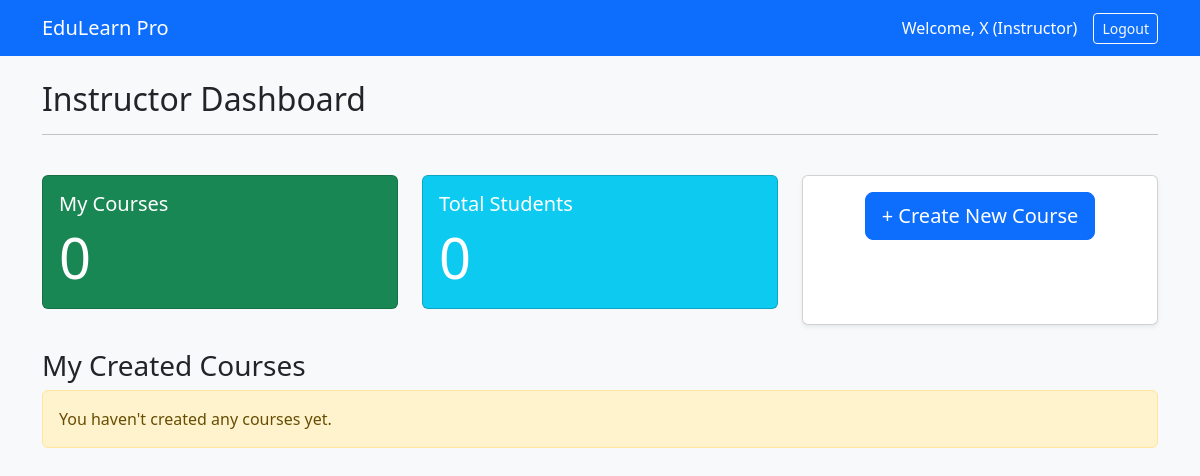
Before: /dashboard (signed in) with the older database file.
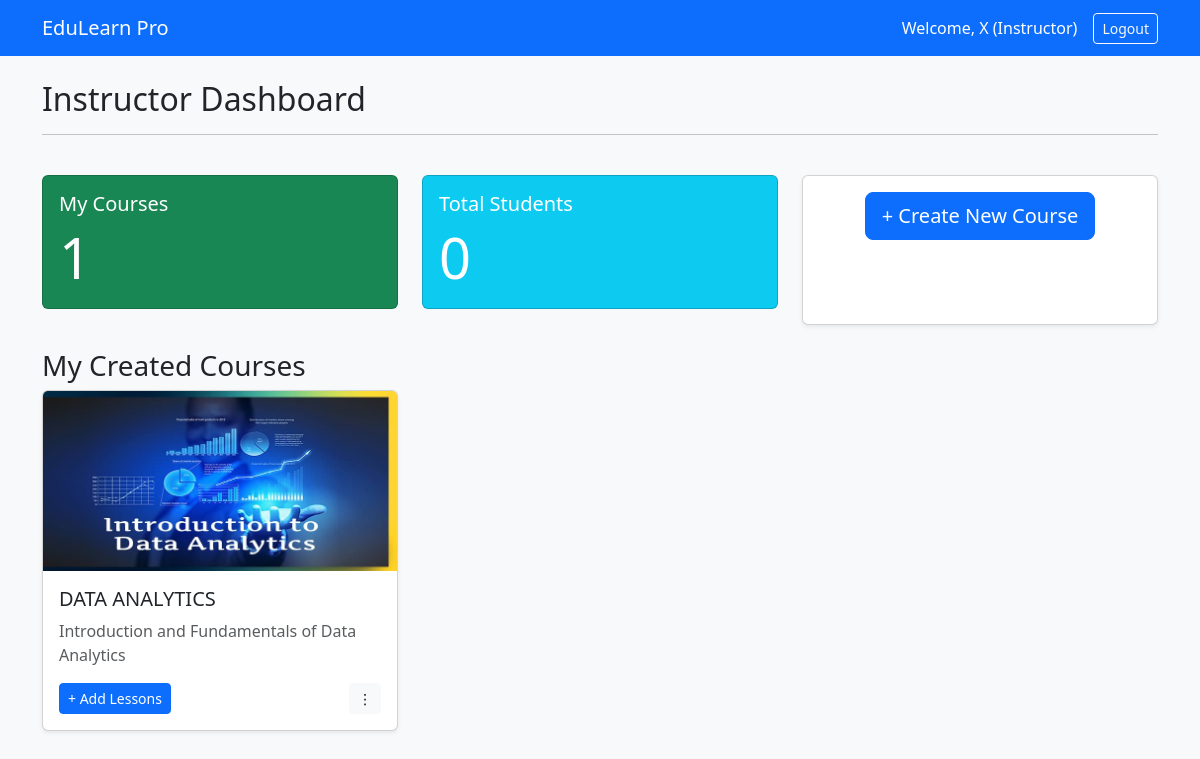
After: the same page with the newer database file.
### tables this page shows
CREATE TABLE courses (
    id INTEGER PRIMARY KEY AUTOINCREMENT,
    title TEXT NOT NULL,
    description TEXT,
    instructor_id INTEGER, thumbnail TEXT,
    FOREIGN KEY (instructor_id) REFERENCES users (id)
);

### app.py (the view)
@app.route('/dashboard')
def dashboard():
    if 'user_id' not in session:
        return redirect(url_for('login'))
    courses = []
    if session['role'] == 'instructor':
        conn = get_db_connection()
        courses = conn.execute('SELECT * FROM courses WHERE instructor_id = ?', (session['user_id'],)).fetchall()
        conn.close()
    return render_template('dashboard.html', courses=courses)

### app.py (called while the page is built)
def get_db_connection():
    conn = sqlite3.connect('database.db')
    conn.row_factory = sqlite3.Row
    return conn

### templates/dashboard.html (shortened to what this page needs)
<!DOCTYPE html>
<html lang="en">
<head>
    <link href="https://cdn.jsdelivr.net/npm/bootstrap@5.3.0/dist/css/bootstrap.min.css" rel="stylesheet">
</head>
<body class="bg-light">
    <nav class="navbar navbar-expand-lg navbar-dark bg-primary">
        <div class="container">
            <a class="navbar-brand" href="/">EduLearn Pro</a>
            <div class="d-flex text-white align-items-center">
                <span class="me-3">Welcome, {{ session['user_name'] }} ({{ session['role']|title }})</span>
                <a href="/logout" class="btn btn-outline-light btn-sm">Logout</a>
            </div>
        </div>
    </nav>
    <div class="container mt-4">
        {% if session['role'] == 'instructor' %}
        <div class="row">
            <div class="col-12 mb-4">
                <h2>Instructor Dashboard</h2>
                <hr>
            </div>
            <div class="col-md-4">
                <div class="card text-white bg-success mb-3">
                    <div class="card-body">
                        <h5 class="card-title">My Courses</h5>
                        <p class="card-text display-4">{{ courses|length }}</p>
                    </div>
                </div>
            </div>
            <div class="col-md-4">
                <div class="card text-white bg-info mb-3">
                    <div class="card-body">
                        <h5 class="card-title">Total Students</h5>
                        <p class="card-text display-4">0</p>
                    </div>
                </div>
            </div>
            <div class="col-md-4">
                <div class="card bg-white mb-3 shadow-sm d-flex align-items-center justify-content-center" style="height: 100%;">
                    <div class="card-body text-center">
                        <a href="/create_course" class="btn btn-primary btn-lg">+ Create New Course</a>
                    </div>
                </div>
            </div>
        </div>
        <div class="row mt-4">
            <div class="col-12">
                <h3>My Created Courses</h3>
            </div>
            {% if courses %}
                {% for course in courses %}
                <div class="col-md-4 mb-4">
                    <div class="card h-100 shadow-sm">
                        {% if course['thumbnail'] %}
                        <img src="{{ url_for('static', filename='uploads/' + course['thumbnail']) }}" class="card-img-top" alt="Course Thumbnail" style="height: 180px; object-fit: cover;">
                        {% else %}
                        <div class="card-img-top bg-secondary text-white d-flex align-items-center justify-content-center" style="height: 180px;">
                            <span>No Image</span>
                        </div>
                        {% endif %}
                        <div class="card-body">
                            <h5 class="card-title">{{ course['title'] }}</h5>
                            <p class="card-text text-muted">{{ course['description'] }}</p>
                            <div class="d-flex justify-content-between align-items-center mt-3">
                                <a href="{{ url_for('add_lesson', course_id=course['id']) }}" class="btn btn-primary btn-sm">
                                    + Add Lessons
                                </a>
                                <div class="dropdown">
                                    <button class="btn btn-light btn-sm" type="button" data-bs-toggle="dropdown" aria-expanded="false">
                                        &#8942; </button>
                                </div>
                            </div> </div>
                    </div>
                </div>
                {% endfor %}
            {% else %}
                <div class="col-12">
                    <div class="alert alert-warning">You haven't created any courses yet.</div>
                </div>
            {% endif %}
        </div>
        {% endif %}
    </div>
</body>
</html>

Changed rows visible on the page:
added courses: thumbnail (picture), title "DATA ANALYTICS", description "Introduction and Fundamentals of Data Analytics"
Other visible differences:
{{ courses|length }}: "0" → "1"
text no longer shown: "You haven't created any courses yet."
